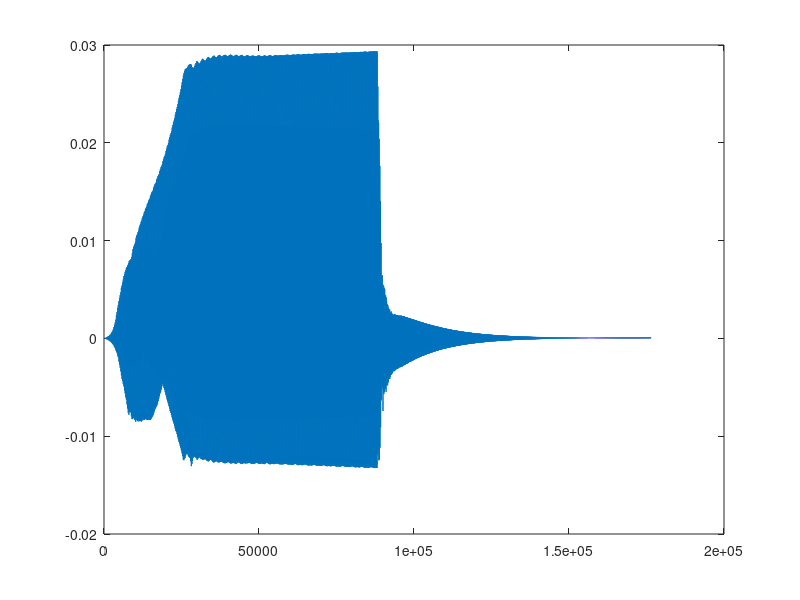

The MATLAB script that drew this image:
% Tromba Marina model
% Stefania bow model together with a mass spring model
clear; clc; close all;
Fs = 44100;

freq = 220;
% mass spring

T = 1/Fs;

b = 0.5;       % Resistance
k = 100000;  % spring stiffness
m = 0.1;        % mass

% calculate k to find a precise mass spring frequency
springFreq = freq*2; % could be dependent on the string frequency
k = (springFreq*(2*pi) * sqrt(m))^2;

% frequency of spring
f0 = 1/(2*pi) * sqrt(k/m)

% mass spring states
x = [0.,0]';

% input to mass spring
u = 0;
du = 0;

% state space matrices
A = [0, 1; -k/m, -b/m];

B = [0,1/m]';

C = [1,0];

D = 0;

a = 2/T;
I = eye(2);
H = inv(a*I - A);
Ad = H * (a*I + A);
Bd = H * B;

% Bow model

N = 4*Fs;

stringLength = floor(Fs/freq);
l = stringLength/2;
Pb = 0.1; % bowing point
Fb = 0.15;  % force (N)
Vb = 0.15;  % velocity (m/s)

nutLength = floor(stringLength*(1-Pb));
brigdeLength = floor(stringLength*Pb);
nutDelay = zeros(1,nutLength);
brigdeDelay = zeros(1,brigdeLength);

Z = 0.55;
mus = 0.8; % static coeffient of friction
zslope = 2*Z;

Von = 0;
Vob = 0;
Vin = 0;
Vib = 0;
Vh = 0;

%dVon = 0;
dVib = 0;
dVin = 0;
stick = 0;

output = zeros(N,1);
frictionOutput = zeros(N,1);
vOutput = zeros(N,1);

for i = 1:N
    % make input stop to hear how that sounds
    if i > 2*Fs && Vb >= 0.0001
        Vb = Vb*0.999;       
    end
    
    Vin = nutDelay(nutLength);
    Vib = brigdeDelay(brigdeLength);
    
    LPVib = 0.5*(Vib + dVib);
    dVib = LPVib;
    
    LPVin = 0.5 * (Vin + dVin);
    dVin = LPVin;
    
    Vh = Vin + LPVib;
    
    % Bow friction calculations
    
    B2=-0.2*zslope-0.3*Fb-zslope*Vb-zslope*Vh;
    C2=0.06*Fb+zslope*Vh*Vb+0.2*zslope*Vh+0.3*Vb*Fb+0.1*Fb;
    delta2=B2*B2-4*zslope*C2;
    
    if Vh == Vb % MIDDLE
        
        v = Vb;
        stick = 1;
        
    elseif (delta2 < 0)
        
        v = Vb;    % the only possible solution is the stickone
        stick = 1;
        
    else
        
        if (stick==1)    % if we are in the stick condition, we keep it........
            
            f = zslope*(Vb-Vh);
            
            if ((f <= mus * Fb) & (f > 0))  %.....if we did not find a value above the maximum bow force.
                v = Vb;
            else
                
                v1 = (-B2+sqrt(B2*B2-4*zslope*C2))/(2*zslope);
                v2 = (-B2-sqrt(B2*B2-4*zslope*C2))/(2*zslope);
                
                vtemp = min(v1, v2);  % we choose the minimum solution, because it is NOT the one in the middle
                
                stick = 0;
                
                if(vtemp > Vb) % we do not want a solution v>Vb
                    v = Vb;
                    stick = 1;
                else
                    v = vtemp;
                end
            end
        else % we are in SLIP, so we stay in SLIP.....
            
            v1 = (-B2+sqrt(B2*B2-4*zslope*C2))/(2*zslope);
            v2 = (-B2-sqrt(B2*B2-4*zslope*C2))/(2*zslope);
            v = min(v1,v2);    % we choose the minimum solution, because it is NOT the one in the middle
            
            stick = 0;
            
            if(v > Vb) % on reste en SLIP sauf si v > Vb
                v = Vb;
                stick = 1;
            end
        end
    end
    
    % update outgoing velocities with estimated v
    f = zslope*(v-Vh);
    
    Von = -(LPVib + (f/(2*Z))); % new outgoing velocity to nut
    Vob = -(Vin +  (f/(2*Z)));  % new outgoing velocity to bridge
    
    % attach mass spring to bow
    u = Vob*1000;
    
    % output of spring
    massSpringOutput = x(1);

    % update states
    x = Ad*x + Bd*(u + du);
    du = u;
    
    nutDelay = [Von , nutDelay(1:nutLength-1)];
    brigdeDelay = [Vob + massSpringOutput, brigdeDelay(1:brigdeLength-1)];
    
    output(i) = Vob * massSpringOutput;
    
    frictionOutput(i) = f;
    vOutput(i) = v;
end

plot(output)

%figure
%plot(vOutput)

soundsc(output,Fs)
